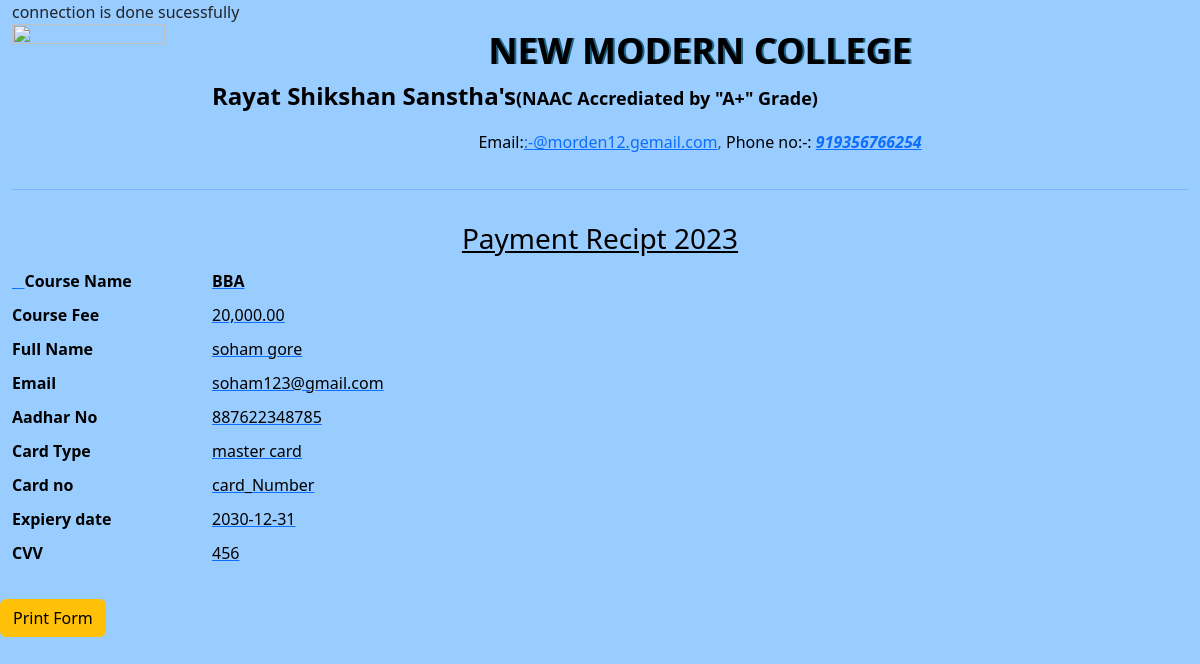
The page /preview.php on the database its author committed.
### tables this page shows
CREATE TABLE `pay` (
  `P_id` int(11) NOT NULL,
  `coursename` text NOT NULL,
  `coursefee` text NOT NULL,
  `name` text NOT NULL,
  `email` text NOT NULL,
  `aadar` text NOT NULL,
  `card_type` text NOT NULL,
  `card_Number` text NOT NULL,
  `exp_date` text NOT NULL,
  `CVV` text NOT NULL
);

### preview.php (the view, shortened to what this page needs)
<!DOCTYPE html>
<html>
<head>
 <link href="https://cdn.jsdelivr.net/npm/bootstrap@5.2.0/dist/css/bootstrap.min.css" rel="stylesheet">
<link rel="stylesheet" type="text/css" href="style.css">
<meta http-equiv="Content-Type" content="text/html; charset=utf-8"></head>
<body>
<div class="container-fluid">
<?php
include('../database/dbcon.php');
         $sql="SELECT * from pay WHERE name='soham gore'";
          $query= $con->query($sql);
			$row = $query->fetch_assoc()
    	 ?>
         <div class="row">
          <div class="col-2">
              <td width="152" height="153"><img src="../image/41.png" width="153" height="149"  class="img-fluid">          </div>
           <div class="col">
              <div class="main-heading"><span class="style19">NEW MODERN COLLEGE</span></div>
     <p class="sub-heading"><span class="style21">Rayat Shikshan Sanstha's<span class="style10">(NAAC Accrediated by &quot;A+&quot; Grade)</span></span></p>
         <p class="email"> <span class="style22">Email:<a href=" mailto:@morden12.gemail.com">:-</a></span><a href=" mailto:@morden12.gemail.com">@morden12.gemail.com</a>, <span class="style22">Phone no:-:</span> <span class="style8"><a href="tel:+919356766254">919356766254</a></span><a href="tel:+919356766254"></p>
          </div>
          <div class="col-sm-12">
            <hr class="hrcls">
          </div>
      </div>
      <div class="row">
  <div class="col-sm-2">  </div>
  <div class="col-sm-8" style="text-align: center;padding-bottom: 5px;">
   <h3 class="style22"> <u>Payment Recipt  2023</u></h3>
  </div>
  <div class="col-sm-2">  </div>
  </div>
<div class="row">
    <div class="col-6">
      <div class="form-group row">
   <div class="col-4"> <span class="style23">
     </span>
     <label class="lable"><div align="center"><span class="style23">
       <div align="left" class="style22">Course Name</div>
     </span></div>
     </label>
     </div>
     <div class="col-8 style22">
       <div align="left"><strong><?php echo $row['coursename']; ?></strong> </div>
     </div>
    </div>
      <div class="form-group row style22">
   <div class="col-4">
      <label class="lable">
      <div align="left">Course Fee</div>
      </label>
    </div>
     <div class="col-8">
       <div align="left"><?php echo $row['coursefee']; ?>    </div>
     </div>
    </div>
    <div class="form-group row style22">
   <div class="col-4">
      <label class="lable">
      <div align="left">Full Name</div>
      </label>
    </div>
     <div class="col-8">
       <div align="left"><?php echo $row['name']; ?>    </div>
     </div>
    </div>
    <div class="form-group row style22">
   <div class="col-4">
      <label class="lable">
      <div align="left">Email</div>
      </label>
    </div>
     <div class="col-8">
       <div align="left"><?php echo $row['email']; ?>    </div>
     </div>
    </div>
    <div class="form-group row style22">
   <div class="col-4">
      <label class="lable">
      <div align="left">Aadhar No</div>
      </label>
    </div>
     <div class="col-8">
       <div align="left"><?php echo $row['aadar']; ?>    </div>
     </div>
    </div>
    <div class="form-group row style22">
   <div class="col-4">
      <label class="lable">
      <div align="left">Card Type</div>
      </label>
    </div>
     <div class="col-8">
       <div align="left"><?php echo $row['card_type']; ?>    </div>
     </div>
    </div>
    <div class="form-group row style22">
   <div class="col-4">
      <label class="lable">
      <div align="left">Card no</div>
      </label>
    </div>
     <div class="col-8">
       <div align="left"><?php echo $row['card_Number']; ?>    </div>
     </div>
    </div>
<div class="form-group row style22">
   <div class="col-4">
      <label class="lable">
      <div align="left">Expiery date</div>
      </label>
    </div>
     <div class="col-8" required>
       <div align="left"><?php echo $row['exp_date']; ?>    </div>
     </div>
    </div>
<div class="form-group row style22">
   <div class="col-4">
      <label class="lable">
      <div align="left">CVV</div>
      </label>
   </div>
     <div class="col-8">
            <div align="left"><?php echo $row['CVV']; ?>    </div>
     </div>
    </div>
    </div>
</div>
</div>
    <button type="button" class="btn btn-warning" id="printbtn" onClick="window.print()">Print Form</button>
</body>
</html>

### style.css (style rules this page uses)
label { display: inline-block; max-width: 100% !important; margin-bottom: 10px !important; font-weight: bold !important; }
.main-heading { font-size:35px !important;color:#1D6589 !important; text-shadow: 2px 0 #1D6589 !important; font-weight:bold !important; text-align:center; }
.sub-heading { font-weight:bold !important;color:#1D6589 !important; }
.email { color:#1D6589 !important;text-align: center !important; }
.main-heading { font-size:30px !important; }

### preview.php (style rules this page uses)
.style19 { font-size: 36px; font-weight: bold; color: #000000; }
.style10 { font-size: 18px }
.style21 { font-size: 24px; font-weight: bold; color: #000000; }
.style22 { color: #000000 }
.style8 { color: #FFFFFF; font-weight: bold; font-style: italic; }
.style23 { color: #FF0000 }
body { background-color: #99CCFF; }

### rows shown on the page
pay: coursename "BBA", coursefee "20,000.00", name "soham gore", email "soham123@gmail.com", aadar "887622348785", card_type "master card", card_Number "card_Number", exp_date "2030-12-31", CVV "456"
